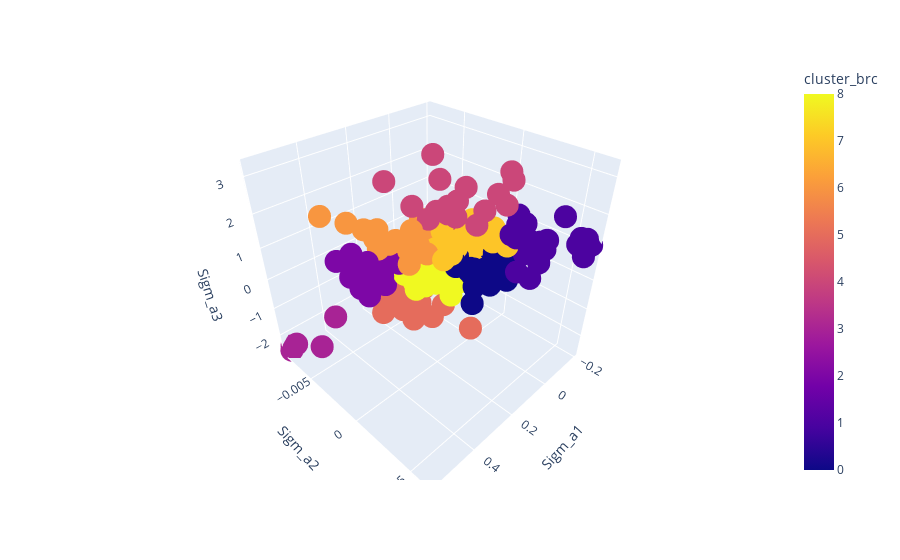

The notebook cell saved with this chart:
### Code cell
fig = px.scatter_3d(cluster_sigm, x="Sigm_a1", y="Sigm_a2", z='Sigm_a3', color="cluster_brc")
fig.show()

### Figure 1 — Plotly figure (JSON) as saved in the notebook; plotly's stock layout.template omitted (floating-point values rounded to 4 significant figures; data arrays with more than 128 entries replaced by an {"elided": "..."} marker saying what was removed)
{"data": [{"hovertemplate": "Sigm_a1=%{x}<br>Sigm_a2=%{y}<br>Sigm_a3=%{z}<br>cluster_brc=%{marker.color}<extra></extra>", "legendgroup": "", "marker": {"color": {"elided": "239 int values"}, "coloraxis": "coloraxis", "symbol": "circle"}, "mode": "markers", "name": "", "scene": "scene", "showlegend": false, "type": "scatter3d", "x": {"elided": "239 float values"}, "y": {"elided": "239 float values"}, "z": {"elided": "239 float values"}}], "layout": {"coloraxis": {"colorbar": {"title": {"text": "cluster_brc"}}, "colorscale": [[0, "#0d0887"], [0.1111, "#46039f"], [0.2222, "#7201a8"], [0.3333, "#9c179e"], [0.4444, "#bd3786"], [0.5556, "#d8576b"], [0.6667, "#ed7953"], [0.7778, "#fb9f3a"], [0.8889, "#fdca26"], [1, "#f0f921"]]}, "legend": {"tracegroupgap": 0}, "margin": {"t": 60}, "scene": {"domain": {"x": [0, 1], "y": [0, 1]}, "xaxis": {"title": {"text": "Sigm_a1"}}, "yaxis": {"title": {"text": "Sigm_a2"}}, "zaxis": {"title": {"text": "Sigm_a3"}}}}}
